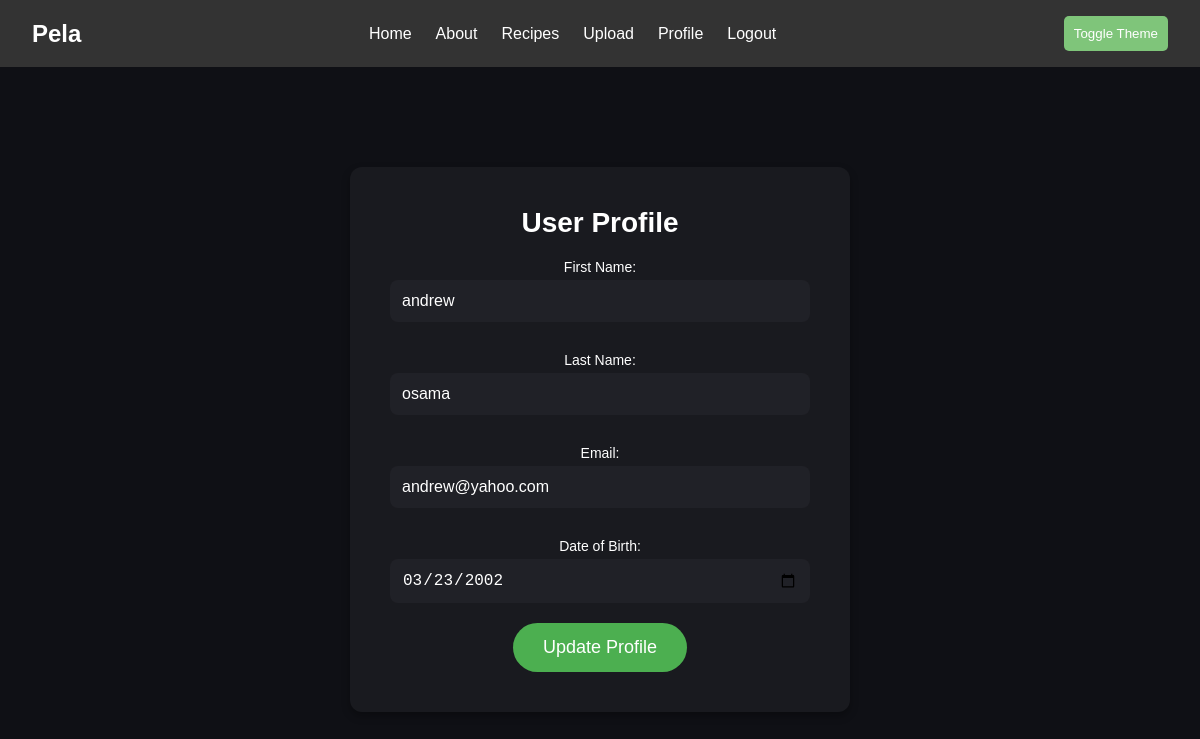
Screenshot of /profile (signed in) with the database file from the repository.
### tables this page shows
CREATE TABLE accounts (
            id INTEGER PRIMARY KEY AUTOINCREMENT,
            firstname TEXT NOT NULL,
            lastname TEXT NOT NULL,
            date_of_birth TEXT NOT NULL,
            email TEXT NOT NULL UNIQUE,
            password TEXT NOT NULL,
            last_email_update TEXT DEFAULT NULL
        );

### app.py (the view, shortened to what this page needs)
@app.route('/profile', methods=["POST", "GET"])
def profile():
    if "user_id" in session:
        user_id = session['user_id']
        current_email = session['email']
        user_data = check_email(current_email)
        return render_template(
            'profile.html',
            email=user_data['email'],
            firstname=user_data['firstname'],
            lastname=user_data['lastname'],
            date_of_birth=user_data['date_of_birth']
        )
    return redirect(url_for('login'))

### database.py (called while the page is built)
def get_db():
    conn = sqlite3.connect("database.db")
    return conn

def check_email(email):
     connection_db = get_db()
     cur= connection_db.cursor()
     cur.execute("SELECT id, firstname, lastname, email, password , date_of_birth FROM accounts WHERE email = ?", (email,))
     dt=cur.fetchone()
     connection_db.close()
     if dt:
        return {'id': dt[0], 'firstname': dt[1], 'lastname': dt[2], 'email': dt[3], 'password': dt[4] , 'date_of_birth': dt[5]}

### templates/profile.html (shortened to what this page needs)
{% extends "basehome.html" %}
{% block css%}
<link
      rel="stylesheet"
      href="{{ url_for('static', filename='css/profile.css') }}"
    />
{% endblock %}
    {% block content %}
    <div class="profile-container" id="profile">
        <div class="profile-card">
            <h1>User Profile</h1>
            <form method="POST" action="/profile">
                <label for="firstname">First Name:</label>
                <input type="text" id="firstname" name="firstname" value="{{ firstname }}" required>
                <label for="lastname">Last Name:</label>
                <input type="text" id="lastname" name="lastname" value="{{ lastname }}" required>
                <label for="email">Email:</label>
                <input type="email" id="email" name="email" value="{{ email }}" required>
                <label for="date_of_birth">Date of Birth:</label>
                <input type="date" id="date_of_birth" name="date_of_birth" value="{{ date_of_birth }}" required>
                <button type="submit">Update Profile</button>
            </form>
        </div>
    </div>
    {% endblock %}

### static/css/basehome.css (style rules this page uses)
* { box-sizing: border-box; margin: 0; padding: 0; }
body { font-family: "Source Sans Pro", Helvetica, sans-serif; background-color: #f4f4f4; }

### static/css/profile.css (style rules this page uses)
.profile-container { display: flex; justify-content: center; align-items: center; height: 93vh; padding: 60px 20px; background-color: #0F1015; }
.profile-card { background-color: #191A1F; border-radius: 12px; box-shadow: 0 4px 8px rgba(0, 0, 0, 0.3); padding: 40px; width: 100%; max-width: 500px; text-align: center; }
.profile-card h1 { font-size: 28px; color: #fff; margin-bottom: 20px; }
.profile-card label { font-size: 14px; color: #fff; margin: 10px 0 5px; display: block; }
.profile-card input { padding: 12px; font-size: 16px; border: none; border-radius: 8px; margin-bottom: 20px; background-color: #202127; color: #fff; width: 100%; transition: background-color 0.3s ease; }
.profile-card button { padding: 14px 30px; font-size: 18px; color: #fff; background-color: #4caf50; border: none; border-radius: 30px; cursor: pointer; transition: background-color 0.3s ease, transform 0.3s ease; }

### rows the page displays
accounts: firstname "andrew", lastname "osama", email "andrew@yahoo.com", date_of_birth "03/23/2002"
